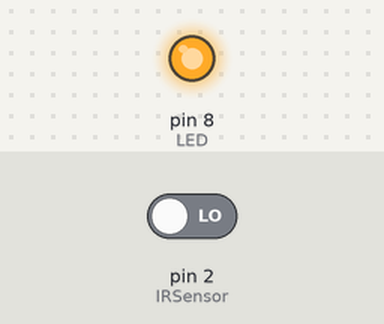
This sketch was run on a simulated Arduino Uno, built with avr-gcc and run on an emulated ATmega328P. Parts: output pins drawn as LEDs (lit = HIGH). Inputs (shaded band) come from the test bench; at power-on: pin 2 (IRSensor) LOW.

Above: at 1.2 s.
1.3 s: pin 2 (IRSensor) driven HIGH
At 2.4 s:
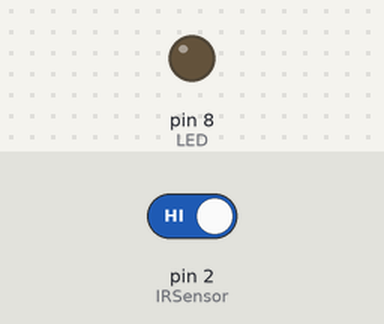
2.8 s: pin 2 (IRSensor) driven LOW
At 3.5 s:
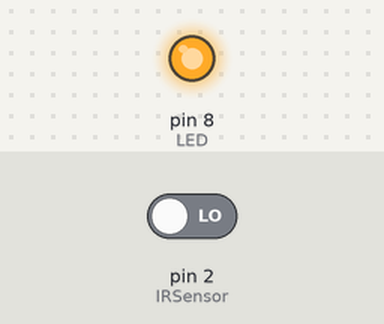
Timing chart, 0 to 5.8 s (numbered marks = the images above; inputs shaded):
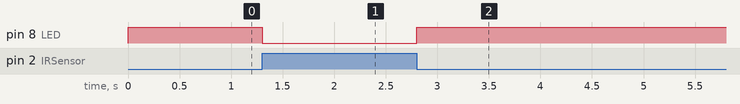

Measured:
- after the input at 1.3 s, pin 8 (LED): HIGH → LOW at once
- after the input at 2.8 s, pin 8 (LED): LOW → HIGH at once

The sketch:

ir_sensor.ino
```cpp
int IRSensor = 2;
int LED = 8;


void setup() {
  pinMode (IRSensor, INPUT);
  pinMode (LED, OUTPUT);


}

void loop()
{
  int statusSensor = digitalRead(IRSensor);
  if (statusSensor ==1)
  {
    digitalWrite(LED, LOW);
      delay(100);
  }
  else
  {
  digitalWrite(LED, HIGH);

  }
}
```
